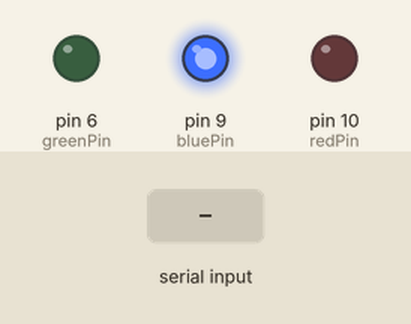
The sketch below on a simulated Arduino Uno, built with avr-gcc and run on an emulated ATmega328P. Shown: output pins drawn as LEDs (lit = HIGH). Inputs (shaded band) come from the test bench.

Above: at 0.01 s.
At 1.3 s:
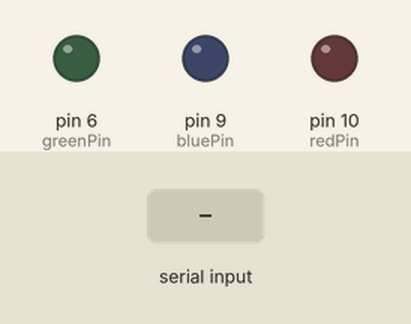
1.4 s: byte 30 received over Serial
At 2.2 s:
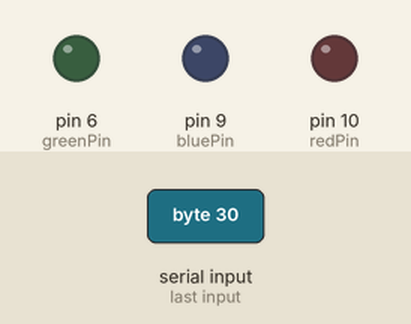
Timing chart, 0 to 4.4 s (numbered marks = the images above; inputs shaded):
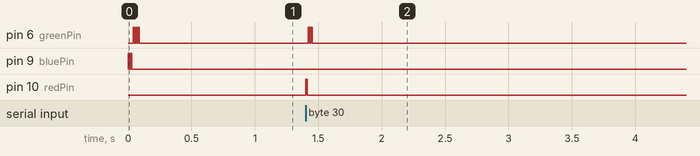

Measured:
- after the input at 1.4 s, pin 6 (greenPin): alternates HIGH for 0.01 s and LOW for 0.01 s, 4 changes in all, then stays LOW, starting at once; pin 10 (redPin): LOW → HIGH at once, → LOW 0.01 s later

The sketch:

XbeeArduinoTest.pde
```cpp
const int redPin = 10;  // Analog input pin that the potentiometer is attached to
const int greenPin = 6; // Analog output pin that the LED is attached to
const int bluePin = 9; // Analog output pin that the LED is attached to
int expectedValue = 0;
int expectedValueSent = 100;
int sendDelay = 50;
int defaultDelay = 1;
byte correctCount = 0;
byte inByte;
boolean startSendingValues;
boolean allSent;
unsigned int started ;
byte failCount = 0;


void setup() {
  pinMode(greenPin, OUTPUT);
  pinMode(redPin, OUTPUT);
  pinMode(bluePin, OUTPUT);
  // initialize serial communications at 9600 bps:
  Serial.begin(9600);

  flash(bluePin);
  flash(bluePin);
  flash(greenPin);
  flash(greenPin);
  flash(greenPin);

  started = millis();
}

void loop() {

 if (Serial.available() > 0) {
    // get incoming byte:
    inByte = Serial.read();
    started = millis();

    if (inByte == expectedValue) {
      flash(greenPin);
      expectedValue++;
      correctCount++;
    }
    else {
       flash(redPin);
       flash(greenPin);flash(greenPin);
       expectedValue = inByte+1;
       failCount++;
    }
    //  Serial.write(inByte);
  }

  //if last signal is recieved or 10 sec expires
  if (!allSent && !startSendingValues && ( expectedValue == (expectedValueSent) || (millis()  - started) > (10*1000) ) ) {

     Serial.write(correctCount);
     startSendingValues = true;
     delay(1000);
  }


  if (startSendingValues && !allSent ) {
    for(byte sendv = 101 ; sendv <= (100+expectedValueSent) ; sendv++) {
       flash(bluePin);
       Serial.print(sendv,BYTE);
       delay(max(0,sendDelay));
    }
    allSent = true;
  }


  delay(defaultDelay);
}

 void flash(int pin) {
    digitalWrite( pin , HIGH);   // set the LED on
    delay(10);              // wait for a second
    digitalWrite(pin, LOW);    // set the LED off
    delay(10);

}
```
